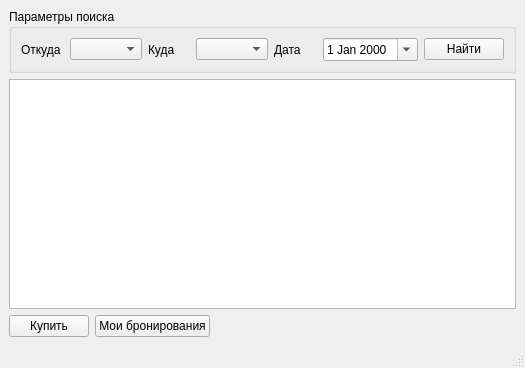
<?xml version="1.0" encoding="UTF-8"?>
<ui version="4.0">
 <class>MainWindow</class>
 <widget class="QMainWindow" name="MainWindow">
  <property name="geometry">
   <rect>
    <x>0</x>
    <y>0</y>
    <width>525</width>
    <height>368</height>
   </rect>
  </property>
  <property name="windowTitle">
   <string>Инспектор аэропортов — MVP</string>
  </property>
  <widget class="QWidget" name="centralwidget">
   <layout class="QVBoxLayout" name="verticalLayout">
    <item>
     <widget class="QGroupBox" name="gbSearch">
      <property name="title">
       <string>Параметры поиска</string>
      </property>
      <layout class="QGridLayout" name="gridLayout">
       <item row="0" column="0">
        <widget class="QLabel" name="lbFromTitle">
         <property name="text">
          <string>Откуда</string>
         </property>
        </widget>
       </item>
       <item row="0" column="1">
        <widget class="QComboBox" name="cbFrom"/>
       </item>
       <item row="0" column="2">
        <widget class="QLabel" name="lbToTitle">
         <property name="text">
          <string>Куда</string>
         </property>
        </widget>
       </item>
       <item row="0" column="3">
        <widget class="QComboBox" name="cbTo"/>
       </item>
       <item row="0" column="4">
        <widget class="QLabel" name="lbDateTitle">
         <property name="text">
          <string>Дата</string>
         </property>
        </widget>
       </item>
       <item row="0" column="5">
        <widget class="QDateEdit" name="deDate">
         <property name="calendarPopup">
          <bool>true</bool>
         </property>
        </widget>
       </item>
       <item row="0" column="6">
        <widget class="QPushButton" name="pbSearch">
         <property name="text">
          <string>Найти</string>
         </property>
        </widget>
       </item>
      </layout>
     </widget>
    </item>
    <item>
     <widget class="QTableView" name="tvFlights"/>
    </item>
    <item>
     <layout class="QHBoxLayout">
      <item>
       <widget class="QPushButton" name="pbBuy">
        <property name="text">
         <string>Купить</string>
        </property>
       </widget>
      </item>
      <item>
       <widget class="QPushButton" name="pbBookings">
        <property name="text">
         <string>Мои бронирования</string>
        </property>
       </widget>
      </item>
      <item>
       <spacer name="sp1">
        <property name="orientation">
         <enum>Qt::Orientation::Horizontal</enum>
        </property>
        <property name="sizeHint" stdset="0">
         <size>
          <width>0</width>
          <height>0</height>
         </size>
        </property>
       </spacer>
      </item>
     </layout>
    </item>
   </layout>
  </widget>
  <widget class="QMenuBar" name="menubar">
   <property name="geometry">
    <rect>
     <x>0</x>
     <y>0</y>
     <width>525</width>
     <height>23</height>
    </rect>
   </property>
  </widget>
  <widget class="QStatusBar" name="statusbar"/>
 </widget>
 <resources/>
 <connections/>
</ui>
